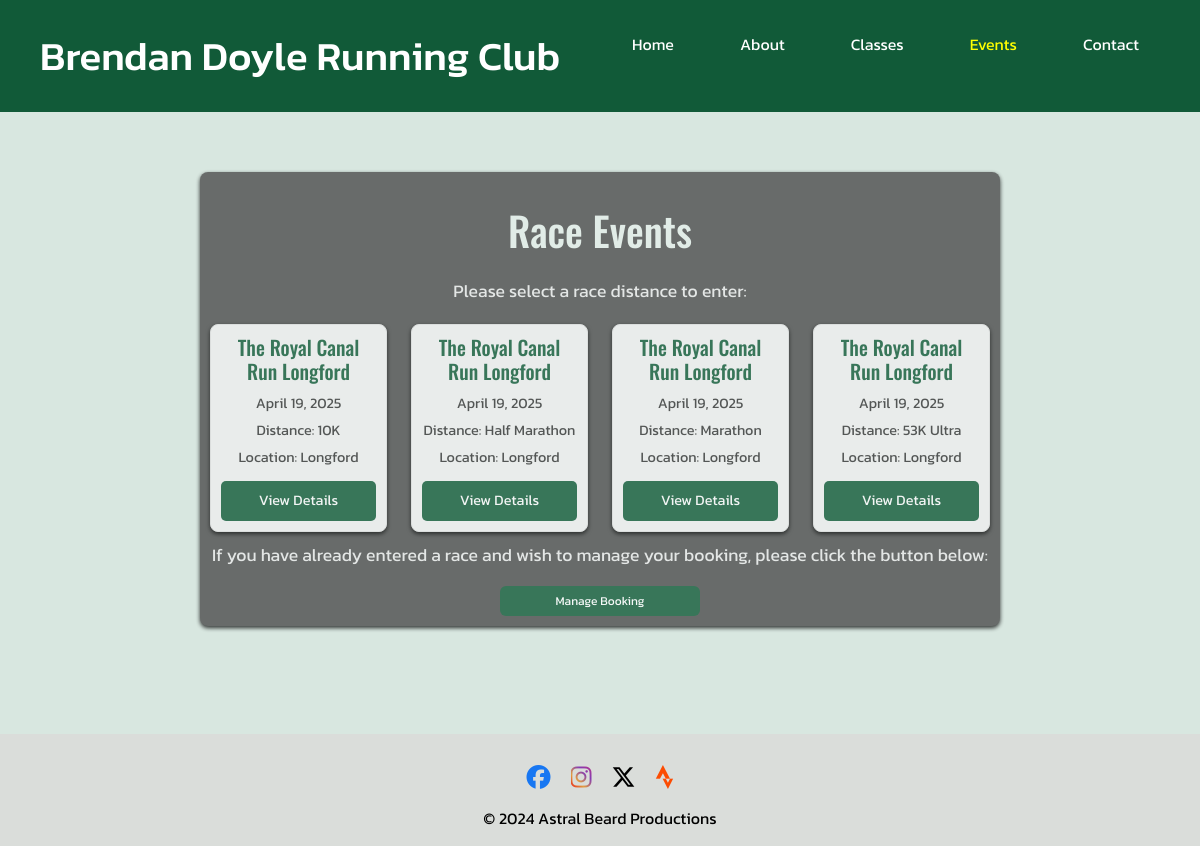
/events/ (signed in), run on the app's committed database.
### events/models.py (models this page shows, shortened)
class RaceEvent(models.Model):
    DISTANCE_CHOICES = [
        ('10K', '10K'),
        ('HM', 'Half Marathon'),
        ('M', 'Marathon'),
        ('53K', '53K Ultra'),
    ]
    name = models.CharField(max_length=255, default='The Royal Canal Run Longford')
    year = models.IntegerField()
    date = models.DateField()
    distance = models.CharField(max_length=3, choices=DISTANCE_CHOICES)
    location = models.CharField(max_length=255, default='Longford')
    description = models.TextField(blank=True, null=True)

### events/views.py (the view)
# urls.py: path('', views.events_view, name='events_list'),
def events_view(request):
    events = RaceEvent.objects.all().order_by('date')
    return render(request, 'events/events.html', {'events': events})

### events/templates/events/events.html (shortened to what this page needs)
{% extends "base.html" %}
{% block content %}
<div class="container section-content">
    <div class="events-list">
        <h1 class="my-4">Race Events</h1>
        <p>Please select a race distance to enter:</p>
        <div class="row">
            {% for event in events %}
                <div class="col-6 col-md-3">
                    <div class="list-group-item">
                        <h5>{{ event.name }}</h5>
                        <small>{{ event.date }}</small>
                        <p>Distance: {{ event.get_distance_display }}</p>
                        <small>Location: {{ event.location }}</small>
                        <a href="{% url 'event_detail' event.id %}" class="btn mt-2">View Details</a>
                    </div>
                </div>
            {% endfor %}
        </div>
        <p>If you have already entered a race and wish to manage your booking, please click the button below:</p>
        <a href="{% url 'enter_booking_number' %}" class="btn btn-primary mt-2">Manage Booking</a>
    </div>
</div>
{% endblock %}

### static/css/style.css (style rules this page uses)
body { font-family: Kanit, sans-serif; background-color: #d8e7e0; margin: 0; padding: 0; display: flex; flex-direction: column; min-height: 100vh; }
.btn { width: 100%; max-width: 200px; padding: 6px; font-size: 12px; margin-top: 6px; cursor: pointer; transition: background-color 0.3s ease; }
.btn-primary { background-color: #115a38; border: none; color: #ffffff; }
.events-list { max-width: 800px; margin: 20px auto; padding: 10px; background-color: #4d4d4d; opacity: 0.8; border-radius: 8px; box-shadow: 0 2px 4px #000000; text-align: center; }
.events-list h1 { color: #e4eee9; font-family: 'Oswald', sans-serif; margin-bottom: 20px; }
.events-list p { font-size: 1.1em; color: #e7e7e7; margin-bottom: 10px; }
.events-list .list-group-item { font-family: 'Kanit', sans-serif; font-size: 1em; padding: 10px; margin: 10px 0; border: 1px solid #dddddd; border-radius: 8px; background-color: #ffffffe6; box-shadow: 0 2px 4px #000000; display: flex; flex-direction: column; align-items: center; }
.events-list .list-group-item h5 { color: #115a38; font-family: 'Oswald', sans-serif; margin-bottom: 10px; }
.events-list .list-group-item p, .events-list .list-group-item small { font-family: 'Kanit', sans-serif; color: #333333; margin-bottom: 5px; font-size: 0.9em; }
.events-list .list-group-item a { display: inline-block; margin-top: 10px; padding: 8px 16px; background-color: #115a38; color: #f9f9f9; border-radius: 5px; text-decoration: none; transition: background-color 0.3s ease; font-family: 'Kanit', sans-serif; font-size: 0.9em; }

### data on the page
RaceEvent: name "The Royal Canal Run Longford", date "April 19, 2025", distance "10K", location "Longford"
RaceEvent: name "The Royal Canal Run Longford", date "April 19, 2025", distance "Half Marathon", location "Longford"
RaceEvent: name "The Royal Canal Run Longford", date "April 19, 2025", distance "Marathon", location "Longford"
RaceEvent: name "The Royal Canal Run Longford", date "April 19, 2025", distance "53K Ultra", location "Longford"
